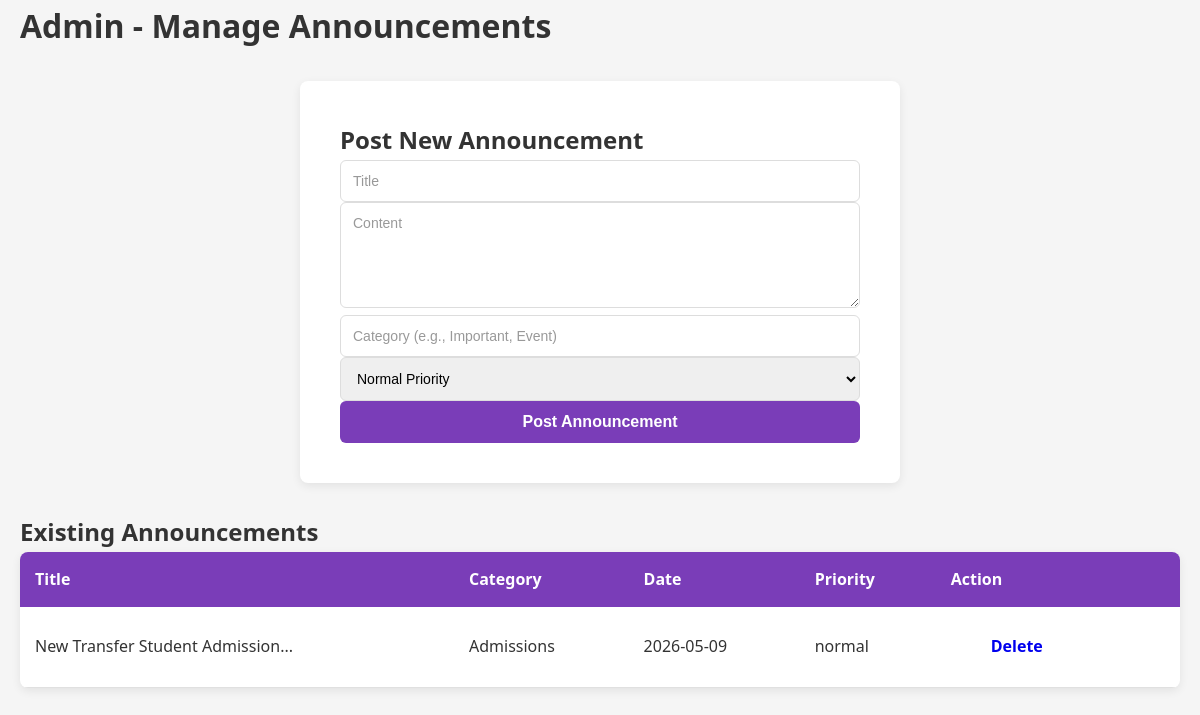
/admin/manage_announcements.php, run on the app's committed database.
### tables this page shows
CREATE TABLE `announcements` (
  `id` int(11) NOT NULL,
  `title` varchar(200) NOT NULL,
  `content` text NOT NULL,
  `date_posted` date DEFAULT NULL,
  `category` varchar(100) DEFAULT NULL,
  `priority` varchar(50) DEFAULT 'normal',
  `created_at` timestamp NOT NULL DEFAULT current_timestamp()
);

### admin/manage_announcements.php (the view, shortened to what this page needs)
<?php
include '../includes/db_connect.php';
$announcements = $conn->query("SELECT * FROM announcements ORDER BY date_posted DESC");
?>
<!DOCTYPE html>
<html>
<head>
    <link rel="stylesheet" href="../css/style.css">
</head>
<body>
<div class="container">
    <h1>Admin - Manage Announcements</h1>
    <form method="POST" class="form">
        <h2>Post New Announcement</h2>
        <input type="text" name="title" class="inp" placeholder="Title" required>
        <textarea name="content" class="inp" placeholder="Content" rows="5" required></textarea>
        <input type="text" name="category" class="inp" placeholder="Category (e.g., Important, Event)">
        <select name="priority" class="inp">
            <option value="normal">Normal Priority</option>
        </select>
        <button type="submit" name="add_announcement" class="save-btn">Post Announcement</button>
    </form>
    <h2>Existing Announcements</h2>
    <table class="data-table">
        <tr>
            <th>Title</th>
            <th>Category</th>
            <th>Date</th>
            <th>Priority</th>
            <th>Action</th>
        </tr>
        <?php
        while ($row = $announcements->fetch_assoc()) {
            echo "
            <tr>
                <td>" . substr($row['title'], 0, 30) . "...</td>
                <td>" . $row['category'] . "</td>
                <td>" . $row['date_posted'] . "</td>
                <td>" . $row['priority'] . "</td>
                <td><a href='?delete=" . $row['id'] . "' onclick='return confirm(\"Delete?\")' class='btn btn-delete'>Delete</a></td>
            </tr>
            ";
        }
        ?>
    </table>
</div>
</body>
</html>

### css/style.css (style rules this page uses)
* { margin: 0; padding: 0; box-sizing: border-box; }
body { font-family: 'Segoe UI', Tahoma, Geneva, Verdana, sans-serif; color: #333; background-color: #f5f5f5; line-height: 1.6; }
.container { max-width: 1200px; margin: 0 auto; padding: 0 20px; }
.btn { display: inline-block; padding: 12px 30px; border-radius: 6px; text-decoration: none; font-weight: 600; transition: all 0.3s ease; border: none; cursor: pointer; margin: 0 10px; }
.form { background: white; padding: 40px; border-radius: 8px; box-shadow: 0 3px 10px rgba(0, 0, 0, 0.08); max-width: 600px; margin: 30px auto; }
.inp { padding: 12px; width: 100%; border-radius: 6px; border: 1px solid #ddd; font-size: 14px; transition: all 0.3s ease; font-family: Arial, sans-serif; }
.inp::placeholder { color: #999; }
.save-btn { background: #7a3db8; color: white; border: none; padding: 12px 30px; border-radius: 6px; cursor: pointer; font-size: 16px; font-weight: 600; transition: all 0.3s ease; width: 100%; }
.dates-table, .data-table { width: 100%; border-collapse: collapse; background: white; border-radius: 8px; overflow: hidden; box-shadow: 0 3px 10px rgba(0, 0, 0, 0.08); margin-bottom: 30px; }
.dates-table th, .data-table th { background: #7a3db8; color: white; padding: 15px; text-align: left; font-weight: 600; }
.dates-table td, .data-table td { padding: 15px; border-bottom: 1px solid #e0e0e0; }

### data on the page
announcements: title "New Transfer Student Admission", category "Admissions", date_posted "2026-05-09", priority "normal"
